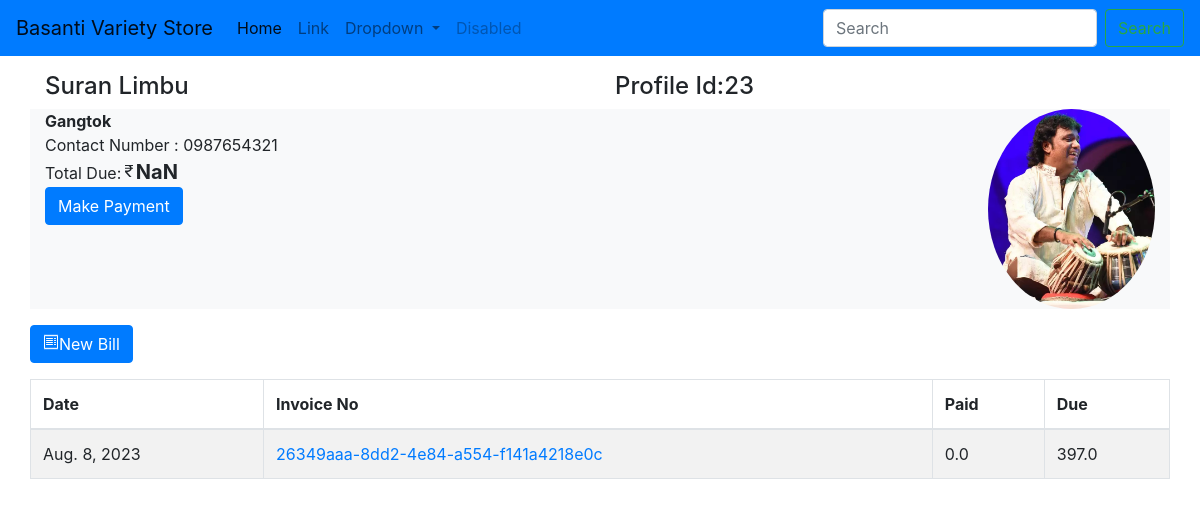
/profile/23, run on the app's committed database.
### shopdue/models.py (models this page shows, shortened)
class Customer(models.Model):
    customer_name = models.CharField(max_length=60)
    customer_address = models.TextField()
    contact_number = models.CharField(max_length=12)
    additional_info = models.TextField()
    customer_image = models.ImageField(upload_to=generate_unique_filename, null=True)
    total_due = 0

class Bill(models.Model):
    customer = models.ForeignKey(Customer, related_name='bills' , on_delete=models.CASCADE)
    invoice_no = models.UUIDField(
        primary_key=True, default=uuid.uuid4, editable=False)
    date = models.DateField(auto_now_add=True, null=True)
    discount = models.FloatField(default=0)
    total = models.FloatField(default=0)
    paid = models.FloatField(default=0)
    due = models.FloatField(default=0)

### mystore/views.py (the view)
# urls.py: path('profile/<int:customer_id>', views.customerProfile, name='single_customer_profile'),
def customerProfile(request, customer_id):
    customer = models.Customer.objects.get(pk=customer_id)
    bills = customer.bills.all()
    data = {'customer': customer, 'bills': bills}
    return render(request, 'customer_profile.html', data)

### templates/customer_profile.html (shortened to what this page needs)
{% extends 'base.html' %}
{% block content %}
  <div class="container">
    <div class="row">
      <div class="col-6">
        <h4>{{ customer.customer_name }}</h4>
      </div>
      <div class="col-6">
        <h4>Profile Id:{{ customer.id }}</h4>
      </div>
    </div>
    <div class="row">
      <div class="col-6 bg-light">
        <div class="row">
          <div class="col">
            <strong>{{ customer.customer_address }}</strong>
          </div>
        </div>
        <div class="row">
          <div class="col">Contact Number : {{ customer.contact_number }}</div>
        </div>
        <div class="row">
          <div class="col">
            Total Due:
            <strong id="due_display" style="margin-left: -6px; font-size: 20px;"></strong>
          </div>
        </div>
        <div class="row">
          <div class="col">
            <a href="/due/bill/payment?id=21" class="btn btn-primary">Make Payment</a>
          </div>
        </div>
      </div>
      <div class="col-6 bg-light">
        <div class="d-flex flex-row-reverse">
          <img src="/media/{{ customer.customer_image }}" style="height: 200px; border-radius: 50%;" class="float-left" alt="..." />
        </div>
      </div>
    </div>
    <div class="row">
      <div class="row">
        <div class="col">
          <a href="/invoice/{{ customer.id }}" class="btn btn-primary mt-3 float-right">
            New Bill
          </a>
        </div>
      </div>
    </div>
    <div class="row">
      <table id="purchase_table" class="table table-striped table-bordered mt-3">
        <thead>
          <tr>
            <th scope="col">Date</th>
            <th scope="col">Invoice No</th>
            <th scope="col">Paid</th>
            <th scope="col">Due</th>
          </tr>
        </thead>
        <tbody>
          {% for bill in bills %}
            <tr>
              <td>{{ bill.date }}</td>
              <td>
                <a href="/due/bill/details/{{bill.invoice_no}}?query={{bill.invoice_no}}">{{ bill.invoice_no }}</a>
              </td>
              <td>{{ bill.paid }}</td>
              <td class="due_count">{{ bill.due }}</td>
            </tr>
          {% endfor %}
        </tbody>
      </table>
    </div>
  </div>
{% endblock %}

### data on the page
Customer: customer_name "Suran Limbu", id "23", customer_address "Gangtok", contact_number "0987654321", customer_image (picture)
Bill: date "Aug. 8, 2023", invoice_no "26349aaa-8dd2-4e84-a554-f141a4218e0c", paid "0.0", due "397.0"
